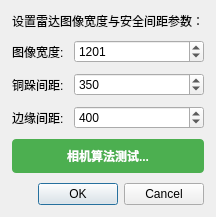
<?xml version="1.0" encoding="UTF-8"?>
<ui version="4.0">
 <class>ParameterSettingsDialog</class>
 <widget class="QDialog" name="ParameterSettingsDialog">
  <property name="windowTitle">
   <string>参数设置</string>
  </property>
  <layout class="QVBoxLayout" name="verticalLayout">
   <property name="spacing">
    <number>10</number>
   </property>
   <property name="margin">
    <number>12</number>
   </property>
   <item>
    <widget class="QLabel" name="hintLabel">
     <property name="text">
      <string>设置雷达图像宽度与安全间距参数：</string>
     </property>
    </widget>
   </item>
   <item>
    <layout class="QFormLayout" name="formLayout">
     <property name="labelAlignment">
      <set>Qt::AlignRight|Qt::AlignTrailing|Qt::AlignVCenter</set>
     </property>
     <property name="formAlignment">
      <set>Qt::AlignLeading|Qt::AlignLeft|Qt::AlignTop</set>
     </property>
     <item row="0" column="0">
      <widget class="QLabel" name="imageWidthLabel">
       <property name="text">
        <string>图像宽度:</string>
       </property>
      </widget>
     </item>
     <item row="0" column="1">
      <widget class="QSpinBox" name="imageWidthSpin">
       <property name="minimum">
        <number>1</number>
       </property>
       <property name="maximum">
        <number>20000</number>
       </property>
       <property name="value">
        <number>1201</number>
       </property>
      </widget>
     </item>
     <item row="1" column="0">
      <widget class="QLabel" name="safeDistanceTbNearLabel">
       <property name="text">
        <string>铜跺间距:</string>
       </property>
      </widget>
     </item>
     <item row="1" column="1">
      <widget class="QSpinBox" name="safeDistanceTbNearSpin">
       <property name="minimum">
        <number>0</number>
       </property>
       <property name="maximum">
        <number>10000</number>
       </property>
       <property name="value">
        <number>350</number>
       </property>
      </widget>
     </item>
     <item row="2" column="0">
      <widget class="QLabel" name="safeDistanceOuterLabel">
       <property name="text">
        <string>边缘间距:</string>
       </property>
      </widget>
     </item>
     <item row="2" column="1">
      <widget class="QSpinBox" name="safeDistanceOuterSpin">
       <property name="minimum">
        <number>0</number>
       </property>
       <property name="maximum">
        <number>10000</number>
       </property>
       <property name="value">
        <number>400</number>
       </property>
      </widget>
     </item>
    </layout>
   </item>
   <item>
    <widget class="QPushButton" name="cameraTestBtn">
     <property name="text">
      <string>相机算法测试...</string>
     </property>
     <property name="styleSheet">
      <string>QPushButton {
    background-color: #4CAF50;
    color: white;
    font-weight: bold;
    padding: 8px;
    border-radius: 4px;
}
QPushButton:hover {
    background-color: #45a049;
}
QPushButton:pressed {
    background-color: #3d8b40;
}</string>
     </property>
    </widget>
   </item>
   <item>
    <widget class="QDialogButtonBox" name="buttonBox">
     <property name="standardButtons">
      <set>QDialogButtonBox::Cancel|QDialogButtonBox::Ok</set>
     </property>
    </widget>
   </item>
  </layout>
 </widget>
 <resources/>
 <connections/>
</ui>
